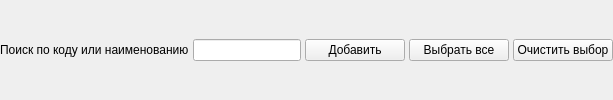
         <widget class="QWidget" name="widget" native="true">
          <property name="sizePolicy">
           <sizepolicy hsizetype="Preferred" vsizetype="Maximum">
            <horstretch>0</horstretch>
            <verstretch>0</verstretch>
           </sizepolicy>
          </property>
          <layout class="QHBoxLayout" name="horizontalLayout_2">
           <property name="spacing">
            <number>4</number>
           </property>
           <property name="margin">
            <number>0</number>
           </property>
           <item>
            <widget class="QLabel" name="lblFindByCode">
             <property name="sizePolicy">
              <sizepolicy hsizetype="Maximum" vsizetype="Preferred">
               <horstretch>0</horstretch>
               <verstretch>0</verstretch>
              </sizepolicy>
             </property>
             <property name="text">
              <string>Поиск по коду или наименованию</string>
             </property>
            </widget>
           </item>
           <item>
            <widget class="QLineEdit" name="edtFindByCode">
             <property name="sizePolicy">
              <sizepolicy hsizetype="Expanding" vsizetype="Fixed">
               <horstretch>0</horstretch>
               <verstretch>0</verstretch>
              </sizepolicy>
             </property>
            </widget>
           </item>
           <item>
            <widget class="QPushButton" name="btnAdd">
             <property name="sizePolicy">
              <sizepolicy hsizetype="Fixed" vsizetype="Fixed">
               <horstretch>0</horstretch>
               <verstretch>0</verstretch>
              </sizepolicy>
             </property>
             <property name="minimumSize">
              <size>
               <width>100</width>
               <height>0</height>
              </size>
             </property>
             <property name="text">
              <string>Добавить</string>
             </property>
            </widget>
           </item>
           <item>
            <widget class="QPushButton" name="btnSelectAll">
             <property name="sizePolicy">
              <sizepolicy hsizetype="Fixed" vsizetype="Fixed">
               <horstretch>0</horstretch>
               <verstretch>0</verstretch>
              </sizepolicy>
             </property>
             <property name="minimumSize">
              <size>
               <width>100</width>
               <height>0</height>
              </size>
             </property>
             <property name="text">
              <string>Выбрать все</string>
             </property>
            </widget>
           </item>
           <item>
            <widget class="QPushButton" name="btnClearSelection">
             <property name="sizePolicy">
              <sizepolicy hsizetype="Fixed" vsizetype="Fixed">
               <horstretch>0</horstretch>
               <verstretch>0</verstretch>
              </sizepolicy>
             </property>
             <property name="minimumSize">
              <size>
               <width>100</width>
               <height>0</height>
              </size>
             </property>
             <property name="text">
              <string>Очистить выбор</string>
             </property>
            </widget>
           </item>
          </layout>
         </widget>
